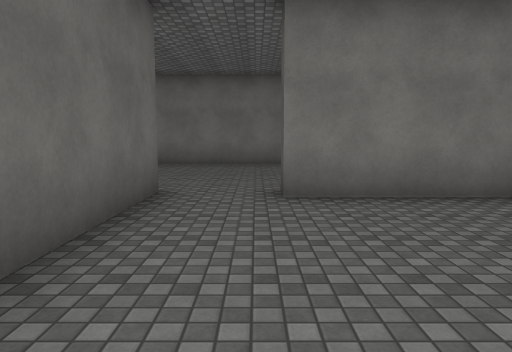
View 1 (above)

17 first-person views from a walk through a 3-D level made in the Unity game engine. The camera is 1.5 m above the floor, tilts 6° down and sees 70° across. The floor is counted in squares, 2 m on a side. Each view is taken from the middle of a square. On the plan, view 1 faces up. The plan holds only what a view shows up to about 11 squares ahead; the rest is blank. The player character is not drawn. Surface patterns are stand-ins for the level's own textures.

View 2
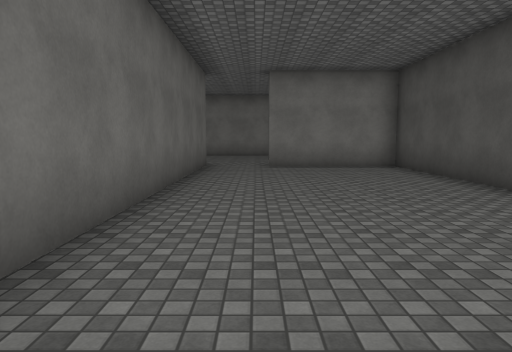

View 3
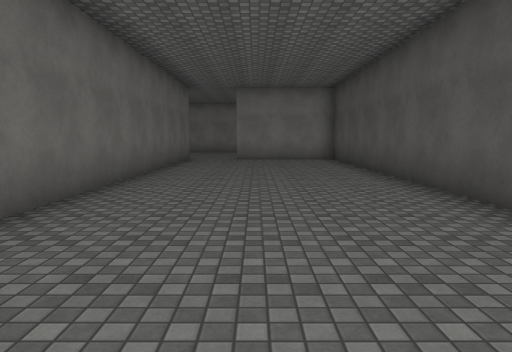

View 4
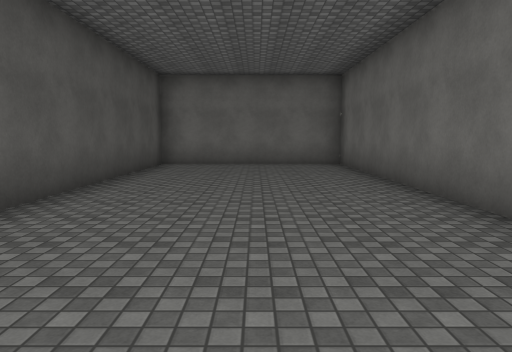

View 5
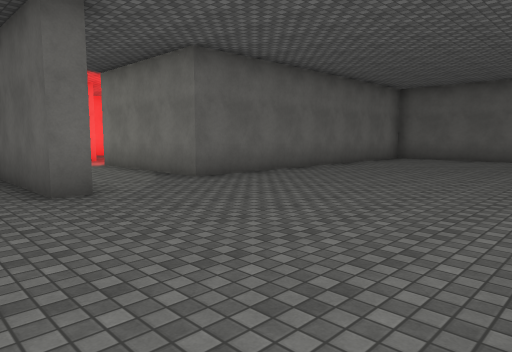

View 6
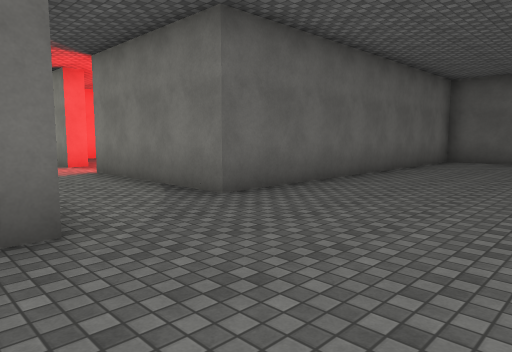

View 7
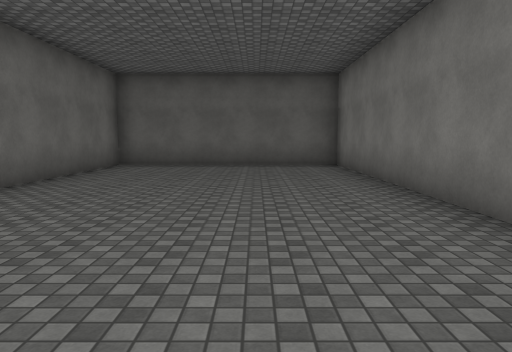

View 8
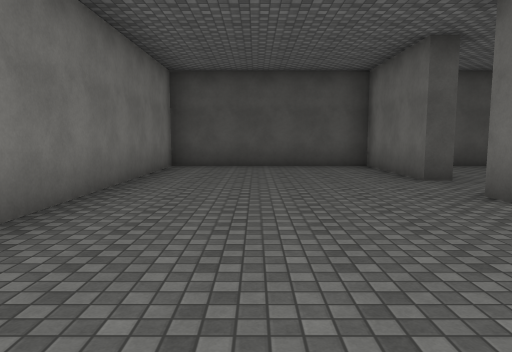

View 9
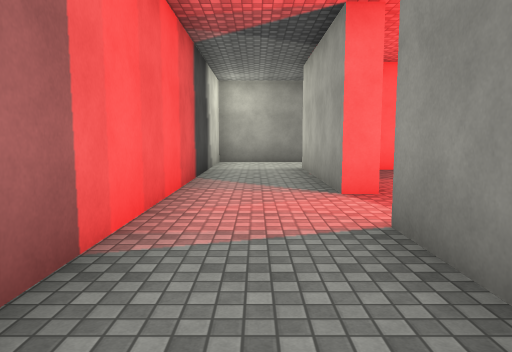

View 10
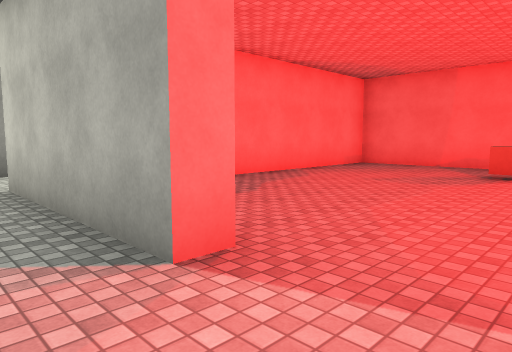

View 11
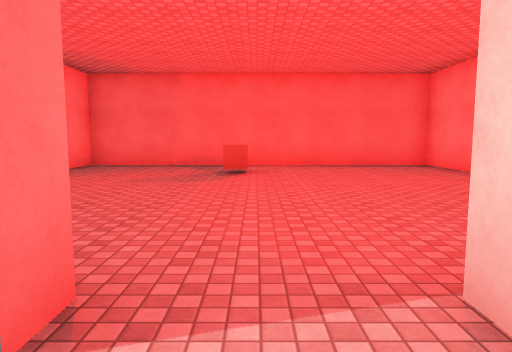

View 12
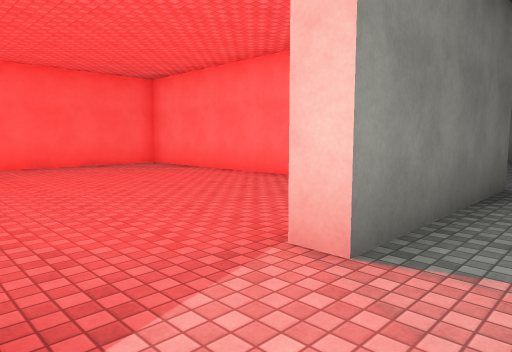

View 13
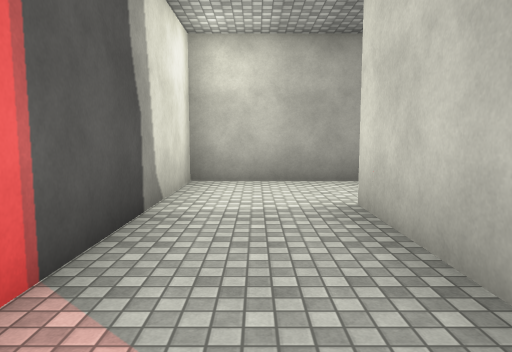

View 14
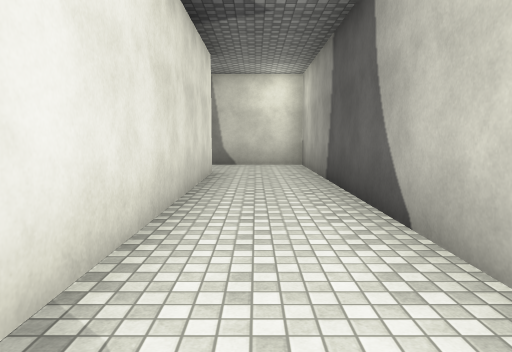

View 15
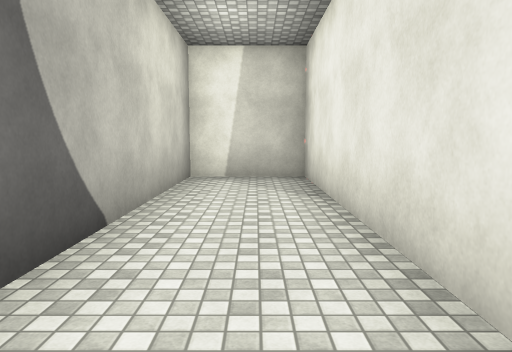

View 16
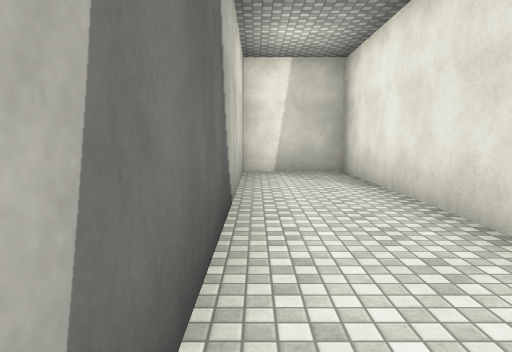

View 17
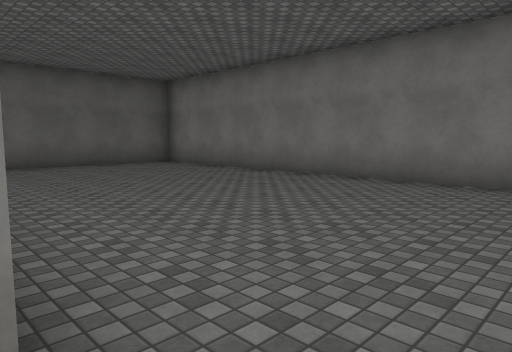

### Floor plan
Ten units are one square. View 1 is at (0, 0); x grows to the right and y downward. Boxes are objects, and circles mark ways between rooms. Rooms are numbered by the first view taken in them; rooms with no view inside come last. Other rooms are left out.
<svg viewBox="-136 -107 177 195">
<path fill="none" stroke="#000" d="M-14 -51 -14 83 36 83 36 -46 3 -46M-19 -51 -14 -51M3 -46 3 -51 36 -51 36 -102 -131 -102 -131 -42 -41 -42 -41 0 -48 0M-48 18 -41 18 -41 61 -131 61 -131 83 -19 83 -19 -15M-78 -37 -131 -37 -131 55 -79 55"/>
<rect x="-115" y="5" width="10" height="10" fill="#bbb"><title>cube</title></rect>
<circle cx="-5" cy="-50" r="3" fill="#2a7"/>
<circle cx="-50" cy="10" r="3" fill="#2a7"/>
<text x="10" y="20">1</text>
<text x="-40" y="-40">2</text>
<text x="-90" y="10">3</text>
</svg>
Room 1 opens to room 2. Room 2 opens to room 3.

Where each view was taken, in squares from view 1:
view 1: 0 up, 0 right, facing up
view 2: 5 down, 0 right, facing up
view 3: 8 down, 1 right, facing up
view 4: 2 up, 1 right, facing down
view 5: 10 up, 0 right, facing down-left
view 6: 8 up, 1 left, facing down-left
view 7: 8 up, 3 left, facing left
view 8: 8 up, 6 left, facing right
view 9: 3 up, 3 left, facing down
view 10: 0 up, 3 left, facing down-left
view 11: 1 down, 3 left, facing left
view 12: 2 down, 3 left, facing up-left
view 13: 2 down, 3 left, facing down
view 14: 7 down, 12 left, facing right
view 15: 7 down, 6 left, facing left
view 16: 8 down, 5 left, facing left
view 17: 4 up, 3 left, facing up-left
